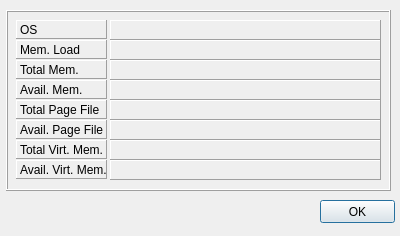
<?xml version="1.0" encoding="UTF-8"?>
<ui version="4.0">
 <class>SystemInfoForm</class>
 <widget class="QDialog" name="SystemInfoForm">
  <property name="windowModality">
   <enum>Qt::WindowModal</enum>
  </property>
  <property name="geometry">
   <rect>
    <x>0</x>
    <y>0</y>
    <width>400</width>
    <height>236</height>
   </rect>
  </property>
  <property name="windowTitle">
   <string>System Info</string>
  </property>
  <property name="locale">
   <locale language="English" country="UnitedStates"/>
  </property>
  <property name="modal">
   <bool>false</bool>
  </property>
  <widget class="QPushButton" name="okButton">
   <property name="geometry">
    <rect>
     <x>320</x>
     <y>200</y>
     <width>75</width>
     <height>23</height>
    </rect>
   </property>
   <property name="cursor">
    <cursorShape>PointingHandCursor</cursorShape>
   </property>
   <property name="text">
    <string>OK</string>
   </property>
  </widget>
  <widget class="QFrame" name="frame">
   <property name="geometry">
    <rect>
     <x>6</x>
     <y>10</y>
     <width>385</width>
     <height>181</height>
    </rect>
   </property>
   <property name="frameShape">
    <enum>QFrame::Box</enum>
   </property>
   <property name="frameShadow">
    <enum>QFrame::Raised</enum>
   </property>
   <widget class="QLabel" name="labelOS">
    <property name="geometry">
     <rect>
      <x>10</x>
      <y>10</y>
      <width>91</width>
      <height>19</height>
     </rect>
    </property>
    <property name="frameShape">
     <enum>QFrame::Panel</enum>
    </property>
    <property name="frameShadow">
     <enum>QFrame::Raised</enum>
    </property>
    <property name="text">
     <string>OS</string>
    </property>
   </widget>
   <widget class="QLabel" name="labelOSText">
    <property name="geometry">
     <rect>
      <x>104</x>
      <y>10</y>
      <width>271</width>
      <height>20</height>
     </rect>
    </property>
    <property name="frameShape">
     <enum>QFrame::Panel</enum>
    </property>
    <property name="frameShadow">
     <enum>QFrame::Raised</enum>
    </property>
    <property name="text">
     <string/>
    </property>
   </widget>
   <widget class="QLabel" name="labelMemoryLoadText">
    <property name="geometry">
     <rect>
      <x>104</x>
      <y>30</y>
      <width>271</width>
      <height>20</height>
     </rect>
    </property>
    <property name="frameShape">
     <enum>QFrame::Panel</enum>
    </property>
    <property name="frameShadow">
     <enum>QFrame::Raised</enum>
    </property>
    <property name="text">
     <string/>
    </property>
   </widget>
   <widget class="QLabel" name="labelMemoryLoad">
    <property name="geometry">
     <rect>
      <x>10</x>
      <y>30</y>
      <width>91</width>
      <height>19</height>
     </rect>
    </property>
    <property name="frameShape">
     <enum>QFrame::Panel</enum>
    </property>
    <property name="frameShadow">
     <enum>QFrame::Raised</enum>
    </property>
    <property name="text">
     <string>Mem. Load</string>
    </property>
   </widget>
   <widget class="QLabel" name="labelTotalMemoryText">
    <property name="geometry">
     <rect>
      <x>104</x>
      <y>50</y>
      <width>271</width>
      <height>20</height>
     </rect>
    </property>
    <property name="frameShape">
     <enum>QFrame::Panel</enum>
    </property>
    <property name="frameShadow">
     <enum>QFrame::Raised</enum>
    </property>
    <property name="text">
     <string/>
    </property>
   </widget>
   <widget class="QLabel" name="labelTotalMemory">
    <property name="geometry">
     <rect>
      <x>10</x>
      <y>50</y>
      <width>91</width>
      <height>19</height>
     </rect>
    </property>
    <property name="frameShape">
     <enum>QFrame::Panel</enum>
    </property>
    <property name="frameShadow">
     <enum>QFrame::Raised</enum>
    </property>
    <property name="text">
     <string>Total Mem.</string>
    </property>
   </widget>
   <widget class="QLabel" name="labelAvailMemoryText">
    <property name="geometry">
     <rect>
      <x>104</x>
      <y>70</y>
      <width>271</width>
      <height>20</height>
     </rect>
    </property>
    <property name="frameShape">
     <enum>QFrame::Panel</enum>
    </property>
    <property name="frameShadow">
     <enum>QFrame::Raised</enum>
    </property>
    <property name="text">
     <string/>
    </property>
   </widget>
   <widget class="QLabel" name="labelAvailMemory">
    <property name="geometry">
     <rect>
      <x>10</x>
      <y>70</y>
      <width>91</width>
      <height>19</height>
     </rect>
    </property>
    <property name="frameShape">
     <enum>QFrame::Panel</enum>
    </property>
    <property name="frameShadow">
     <enum>QFrame::Raised</enum>
    </property>
    <property name="text">
     <string>Avail. Mem.</string>
    </property>
   </widget>
   <widget class="QLabel" name="labelTotalPageFileText">
    <property name="geometry">
     <rect>
      <x>104</x>
      <y>90</y>
      <width>271</width>
      <height>20</height>
     </rect>
    </property>
    <property name="frameShape">
     <enum>QFrame::Panel</enum>
    </property>
    <property name="frameShadow">
     <enum>QFrame::Raised</enum>
    </property>
    <property name="text">
     <string/>
    </property>
   </widget>
   <widget class="QLabel" name="labelTotalPageFile">
    <property name="geometry">
     <rect>
      <x>10</x>
      <y>90</y>
      <width>91</width>
      <height>19</height>
     </rect>
    </property>
    <property name="frameShape">
     <enum>QFrame::Panel</enum>
    </property>
    <property name="frameShadow">
     <enum>QFrame::Raised</enum>
    </property>
    <property name="text">
     <string>Total Page File</string>
    </property>
   </widget>
   <widget class="QLabel" name="labelTotalVirtualMemoryText">
    <property name="geometry">
     <rect>
      <x>104</x>
      <y>130</y>
      <width>271</width>
      <height>20</height>
     </rect>
    </property>
    <property name="frameShape">
     <enum>QFrame::Panel</enum>
    </property>
    <property name="frameShadow">
     <enum>QFrame::Raised</enum>
    </property>
    <property name="text">
     <string/>
    </property>
   </widget>
   <widget class="QLabel" name="labelTotalVirtualMemory">
    <property name="geometry">
     <rect>
      <x>10</x>
      <y>130</y>
      <width>91</width>
      <height>19</height>
     </rect>
    </property>
    <property name="frameShape">
     <enum>QFrame::Panel</enum>
    </property>
    <property name="frameShadow">
     <enum>QFrame::Raised</enum>
    </property>
    <property name="text">
     <string>Total Virt. Mem.</string>
    </property>
   </widget>
   <widget class="QLabel" name="labelAvailVirtualMemoryText">
    <property name="geometry">
     <rect>
      <x>104</x>
      <y>150</y>
      <width>271</width>
      <height>20</height>
     </rect>
    </property>
    <property name="frameShape">
     <enum>QFrame::Panel</enum>
    </property>
    <property name="frameShadow">
     <enum>QFrame::Raised</enum>
    </property>
    <property name="text">
     <string/>
    </property>
   </widget>
   <widget class="QLabel" name="labelAvailVirtualMemory">
    <property name="geometry">
     <rect>
      <x>10</x>
      <y>150</y>
      <width>91</width>
      <height>19</height>
     </rect>
    </property>
    <property name="frameShape">
     <enum>QFrame::Panel</enum>
    </property>
    <property name="frameShadow">
     <enum>QFrame::Raised</enum>
    </property>
    <property name="text">
     <string>Avail. Virt. Mem.</string>
    </property>
   </widget>
   <widget class="QLabel" name="labelAvailPageFileText">
    <property name="geometry">
     <rect>
      <x>104</x>
      <y>110</y>
      <width>271</width>
      <height>20</height>
     </rect>
    </property>
    <property name="frameShape">
     <enum>QFrame::Panel</enum>
    </property>
    <property name="frameShadow">
     <enum>QFrame::Raised</enum>
    </property>
    <property name="text">
     <string/>
    </property>
   </widget>
   <widget class="QLabel" name="labelAvailPageFile">
    <property name="geometry">
     <rect>
      <x>10</x>
      <y>110</y>
      <width>91</width>
      <height>19</height>
     </rect>
    </property>
    <property name="frameShape">
     <enum>QFrame::Panel</enum>
    </property>
    <property name="frameShadow">
     <enum>QFrame::Raised</enum>
    </property>
    <property name="text">
     <string>Avail. Page File</string>
    </property>
   </widget>
  </widget>
 </widget>
 <resources/>
 <connections/>
</ui>
